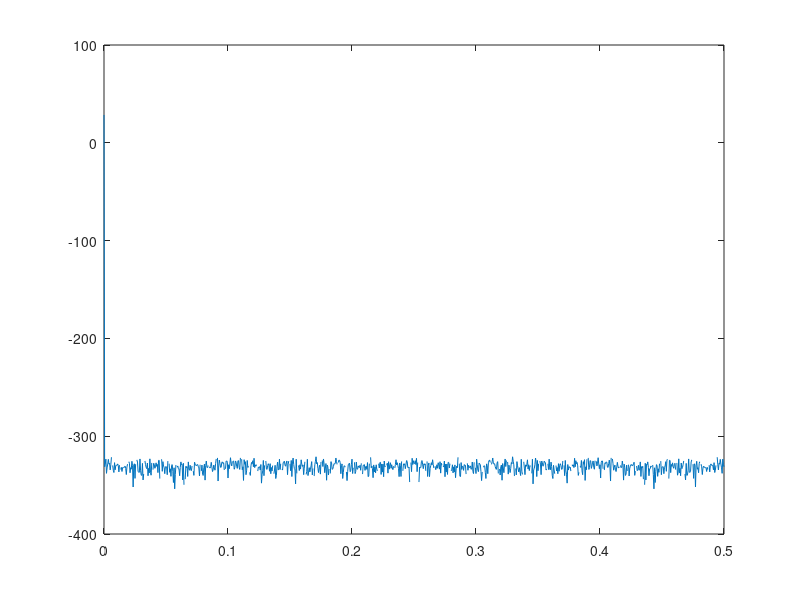

Here is the MATLAB script that generated this plot:
b1 = [1, 2, 1];
b2 = [1, -2, 1];
b3 = [1, 0.851559, 1];
b4 = [1, -1.90211, 1];
b5 = [1, 1.17557, 1];

a1 = [1, 2, 1];
a2 = [1, -2, 1];
a3 = [1, 0.851559, 1];
a4 = [1, -1.90211, 1];
a5 = [1, 1.17557, 1];

g = 0.0264722;

x = rand(1,1001);

y1 = filter(g*b1,a1,x);
y2 = filter(b2,a2,y1);
y3 = filter(b3,a3,y2);
y4 = filter(b4,a4,y3);
y5 = filter(b5,a5,y4);

Hf = fft(y5./x);
f = linspace(0,0.5,length(x));
plot(f,20*log10(abs(Hf)));